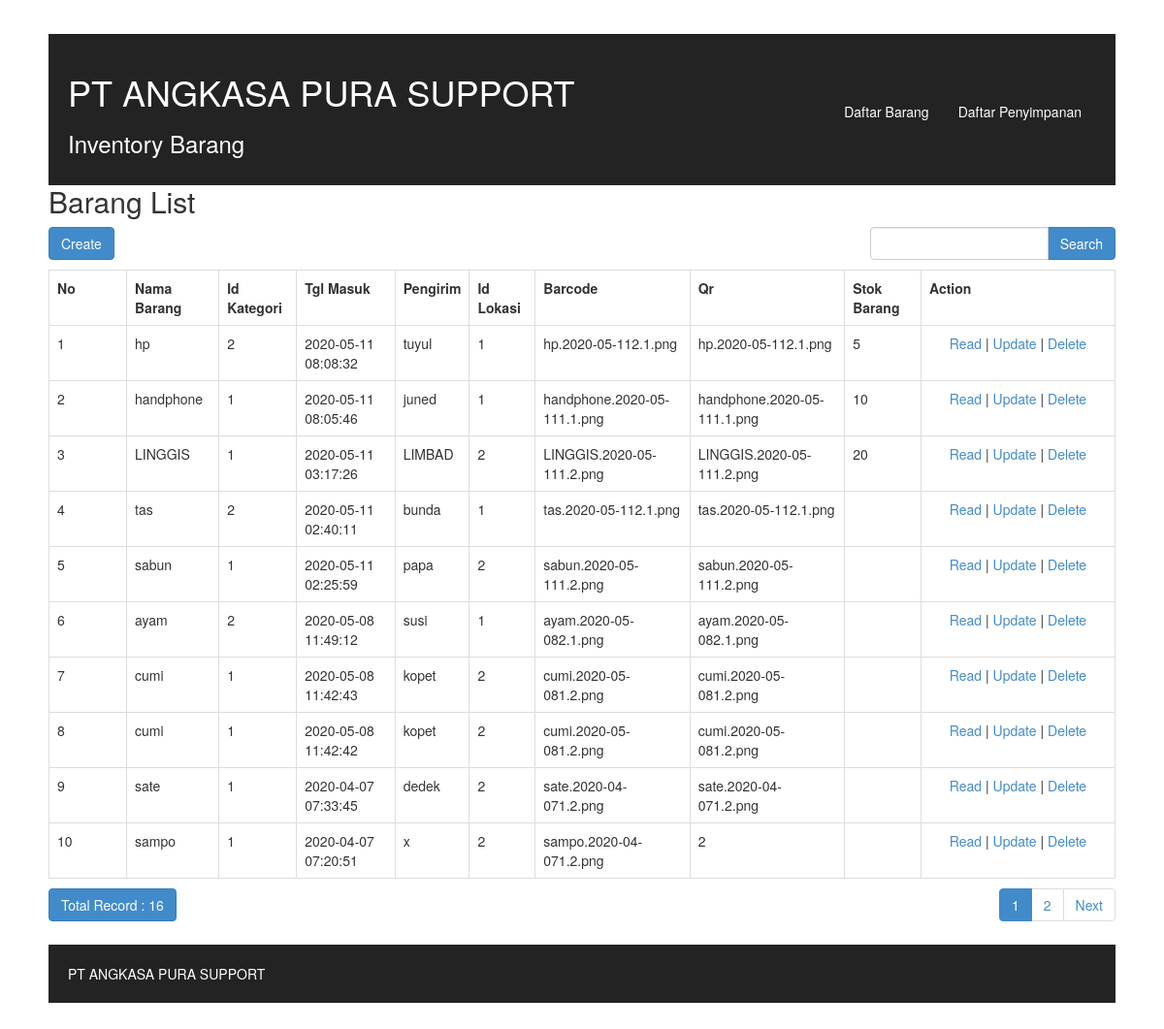
Before: / with the older database file.
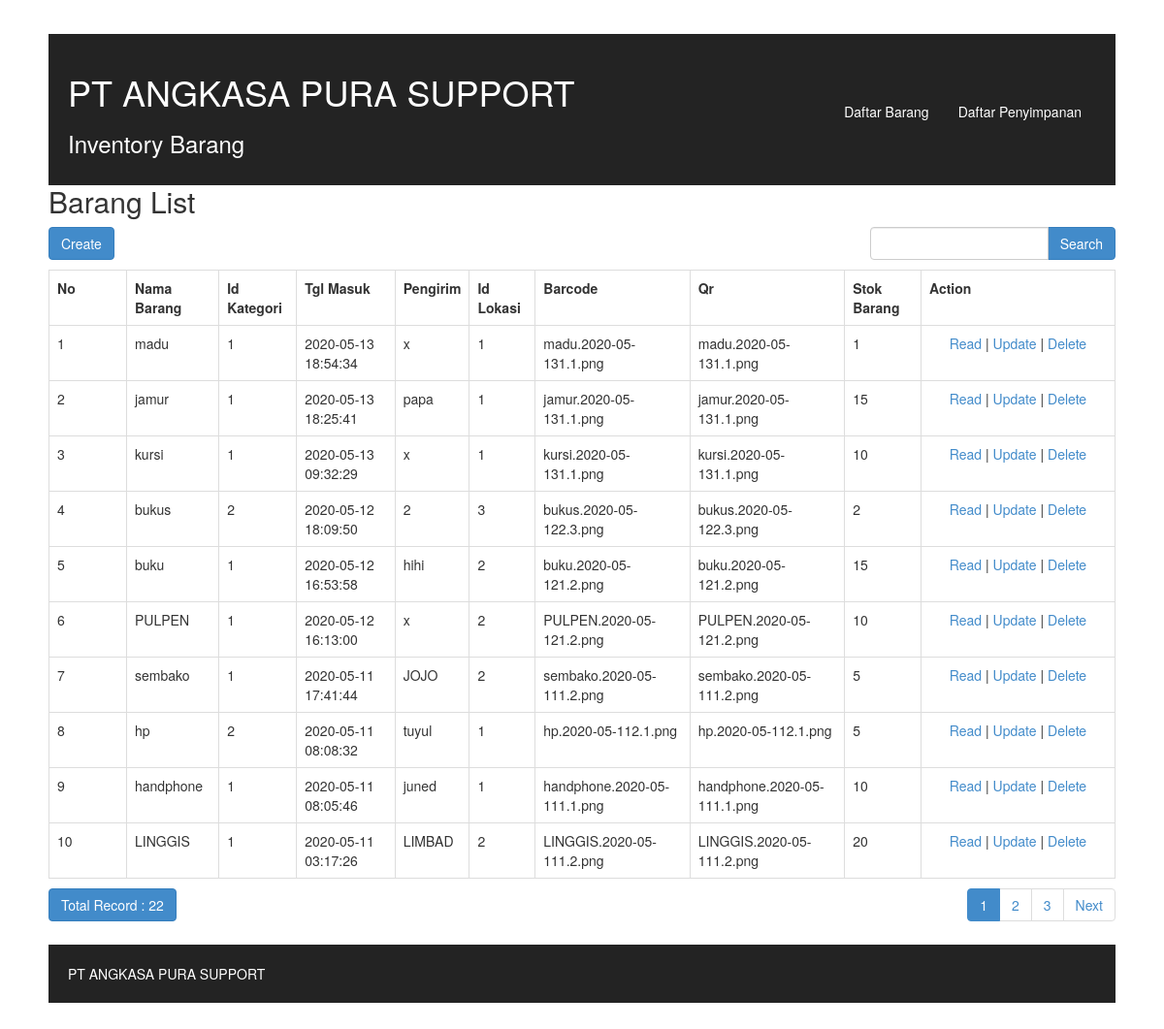
After: the same page with the newer database file.
### tables this page shows
CREATE TABLE `barang` (
  `id_barang` int(10) NOT NULL,
  `nama_barang` varchar(50) NOT NULL,
  `id_kategori` int(10) NOT NULL,
  `tgl_masuk` datetime NOT NULL,
  `pengirim` varchar(50) NOT NULL,
  `id_lokasi` int(10) NOT NULL,
  `barcode` varchar(100) NOT NULL,
  `qr` varchar(100) NOT NULL,
  `stok` int(100) DEFAULT NULL,
  `satuan` varchar(100) NOT NULL,
  `fungsi` varchar(100) NOT NULL
);

### application/controllers/Barang.php (called while the page is built, shortened)
<?php
class Barang extends CI_Controller
{
    function __construct()
    {
        $this->load->model('Barang_model');
        $this->load->library('form_validation');
        $this->load->helper('url');
    }
    public function index()
    {
        $this->load->view('v_header');
        $q = urldecode($this->input->get('q', TRUE));
        $start = intval($this->input->get('start'));
        if ($q <> '') {
            $config['base_url'] = base_url() . 'barang/index.html?q=' . urlencode($q);
            $config['first_url'] = base_url() . 'barang/index.html?q=' . urlencode($q);
        } else {
            $config['base_url'] = base_url() . 'barang/index.html';
            $config['first_url'] = base_url() . 'barang/index.html';
        }
        $config['per_page'] = 10;
        $config['page_query_string'] = TRUE;
        $config['total_rows'] = $this->Barang_model->total_rows($q);
        $barang = $this->Barang_model->get_limit_data($config['per_page'], $start, $q);
        $this->load->library('pagination');
        $this->pagination->initialize($config);
        $data = array(
            'barang_data' => $barang,
            'q' => $q,
            'pagination' => $this->pagination->create_links(),
            'total_rows' => $config['total_rows'],
            'start' => $start,
        );
        $this->load->view('barang/barang_list', $data);
        $this->load->view('v_footer');
    }
}

### index.php (called while the page is built, shortened)
<?php
require_once BASEPATH.'core/CodeIgniter.php';

### application/config/config.php (called while the page is built, shortened)
<?php
$config['base_url'] = 'http://localhost/project2/';
$config['index_page'] = '';
$config['uri_protocol']	= 'REQUEST_URI';
$config['url_suffix'] = '';
$config['language']	= 'english';
$config['charset'] = 'UTF-8';
$config['enable_hooks'] = FALSE;
$config['subclass_prefix'] = 'MY_';
$config['composer_autoload'] = FALSE;
$config['permitted_uri_chars'] = 'a-z 0-9~%.:_\-';
$config['enable_query_strings'] = FALSE;
$config['controller_trigger'] = 'c';
$config['function_trigger'] = 'm';
$config['directory_trigger'] = 'd';
$config['allow_get_array'] = TRUE;
$config['log_threshold'] = 0;
$config['log_path'] = '';
$config['log_file_extension'] = '';
$config['log_file_permissions'] = 0644;
$config['log_date_format'] = 'Y-m-d H:i:s';
$config['error_views_path'] = '';
$config['cache_path'] = '';
$config['cache_query_string'] = FALSE;
$config['encryption_key'] = '';
$config['sess_driver'] = 'files';
$config['sess_cookie_name'] = 'ci_session';
$config['sess_expiration'] = 7200;
$config['sess_save_path'] = NULL;
$config['sess_match_ip'] = FALSE;
$config['sess_time_to_update'] = 300;
$config['sess_regenerate_destroy'] = FALSE;
$config['cookie_prefix']	= '';
$config['cookie_domain']	= '';
$config['cookie_path']		= '/';
$config['cookie_secure']	= FALSE;
$config['cookie_httponly'] 	= FALSE;
$config['standardize_newlines'] = FALSE;
$config['global_xss_filtering'] = FALSE;
$config['csrf_protection'] = FALSE;
$config['csrf_token_name'] = 'csrf_test_name';
$config['csrf_cookie_name'] = 'csrf_cookie_name';
$config['csrf_expire'] = 7200;
$config['csrf_regenerate'] = TRUE;
$config['csrf_exclude_uris'] = array();
$config['compress_output'] = FALSE;
$config['time_reference'] = 'local';
$config['rewrite_short_tags'] = FALSE;
$config['proxy_ips'] = '';

### application/models/Barang_model.php (called while the page is built, shortened)
<?php
class Barang_model extends CI_Model
{
    public $table = 'barang';
    public $id = 'id_barang';
    public $order = 'DESC';
    function total_rows($q = NULL) {
        $this->db->like('id_barang', $q);
	$this->db->or_like('nama_barang', $q);
	$this->db->or_like('id_kategori', $q);
	$this->db->or_like('tgl_masuk', $q);
	$this->db->or_like('pengirim', $q);
	$this->db->or_like('id_lokasi', $q);
	$this->db->or_like('barcode', $q);
	$this->db->or_like('qr', $q);
    $this->db->or_like('stok', $q);
	$this->db->from($this->table);
        return $this->db->count_all_results();
    }
    function get_limit_data($limit, $start = 0, $q = NULL) {
        $this->db->order_by($this->id, $this->order);
        $this->db->like('id_barang', $q);
	$this->db->or_like('nama_barang', $q);
	$this->db->or_like('id_kategori', $q);
	$this->db->or_like('tgl_masuk', $q);
	$this->db->or_like('pengirim', $q);
	$this->db->or_like('id_lokasi', $q);
	$this->db->or_like('barcode', $q);
	$this->db->or_like('qr', $q);
    $this->db->or_like('stok', $q);
	$this->db->limit($limit, $start);
        return $this->db->get($this->table)->result();
    }
}

### application/views/barang/barang_list.php (the view, shortened to what the changed rows need)
<!doctype html>
<html>
    <head>
        <link rel="stylesheet" href="<?php echo base_url('assets/bootstrap/css/bootstrap.min.css') ?>"/>
    </head>
    <body>
        <h2 style="margin-top:0px">Barang List</h2>
        <table class="table table-bordered" style="margin-bottom: 10px">
            <tr>
                <th>No</th>
		<th>Nama Barang</th>
		<th>Id Kategori</th>
		<th>Tgl Masuk</th>
		<th>Pengirim</th>
		<th>Id Lokasi</th>
		<th>Barcode</th>
		<th>Qr</th>
        <th>Stok Barang</th>
		<th>Action</th>
            </tr><?php
            foreach ($barang_data as $barang)
            {
                ?>
                <tr>
			<td width="80px"><?php echo ++$start ?></td>
			<td><?php echo $barang->nama_barang ?></td>
			<td><?php echo $barang->id_kategori ?></td>
			<td><?php echo $barang->tgl_masuk ?></td>
			<td><?php echo $barang->pengirim ?></td>
			<td><?php echo $barang->id_lokasi ?></td>
			<td><?php echo $barang->barcode ?></td>
			<td><?php echo $barang->qr ?></td>
            <td><?php echo $barang->stok ?></td>
			<td style="text-align:center" width="200px">
				<?php
				echo anchor(site_url('barang/read/'.$barang->id_barang),'Read');
				echo ' | ';
				echo anchor(site_url('barang/update/'.$barang->id_barang),'Update');
				echo ' | ';
				echo anchor(site_url('barang/delete/'.$barang->id_barang),'Delete','onclick="javasciprt: return confirm(\'Are You Sure ?\')"');
				?>
			</td>
		</tr>
                <?php
            }
            ?>
        </table>
        <div class="row">
            <div class="col-md-6">
                <a href="#" class="btn btn-primary">Total Record : <?php echo $total_rows ?></a>
	    </div>
            <div class="col-md-6 text-right">
                <?php echo $pagination ?>
            </div>
        </div>
    </body>
</html>

Changed rows visible on the page:
no longer on this page (row edited): barang: nama_barang "tas", id_kategori "2", tgl_masuk "2020-05-11 02:40:11", pengirim "bunda", id_lokasi "1", barcode "tas.2020-05-112.1.png", qr "tas.2020-05-112.1.png", id_barang "Read", id_barang "Update", id_barang "Delete"
no longer on this page (row edited): barang: nama_barang "sabun", id_kategori "1", tgl_masuk "2020-05-11 02:25:59", pengirim "papa", id_lokasi "2", barcode "sabun.2020-05-111.2.png", qr "sabun.2020-05-111.2.png", id_barang "Read", id_barang "Update", id_barang "Delete"
no longer on this page (row edited): barang: nama_barang "ayam", id_kategori "2", tgl_masuk "2020-05-08 11:49:12", pengirim "susi", id_lokasi "1", barcode "ayam.2020-05-082.1.png", qr "ayam.2020-05-082.1.png", id_barang "Read", id_barang "Update", id_barang "Delete"
no longer on this page (row edited): barang: nama_barang "cumi", id_kategori "1", tgl_masuk "2020-05-08 11:42:43", pengirim "kopet", id_lokasi "2", barcode "cumi.2020-05-081.2.png", qr "cumi.2020-05-081.2.png", id_barang "Read", id_barang "Update", id_barang "Delete"
no longer on this page (row edited): barang: nama_barang "cumi", id_kategori "1", tgl_masuk "2020-05-08 11:42:42", pengirim "kopet", id_lokasi "2", barcode "cumi.2020-05-081.2.png", qr "cumi.2020-05-081.2.png", id_barang "Read", id_barang "Update", id_barang "Delete"
no longer on this page (row edited): barang: nama_barang "sate", id_kategori "1", tgl_masuk "2020-04-07 07:33:45", pengirim "dedek", id_lokasi "2", barcode "sate.2020-04-071.2.png", qr "sate.2020-04-071.2.png", id_barang "Read", id_barang "Update", id_barang "Delete"
no longer on this page (row edited): barang: nama_barang "sampo", id_kategori "1", tgl_masuk "2020-04-07 07:20:51", pengirim "x", id_lokasi "2", barcode "sampo.2020-04-071.2.png", qr "2", id_barang "Read", id_barang "Update", id_barang "Delete"
added barang: nama_barang "madu", id_kategori "1", tgl_masuk "2020-05-13 18:54:34", pengirim "x", id_lokasi "1", barcode "madu.2020-05-131.1.png", qr "madu.2020-05-131.1.png", stok "1", id_barang "Read", id_barang "Update", id_barang "Delete"
added barang: nama_barang "jamur", id_kategori "1", tgl_masuk "2020-05-13 18:25:41", pengirim "papa", id_lokasi "1", barcode "jamur.2020-05-131.1.png", qr "jamur.2020-05-131.1.png", stok "15", id_barang "Read", id_barang "Update", id_barang "Delete"
added barang: nama_barang "kursi", id_kategori "1", tgl_masuk "2020-05-13 09:32:29", pengirim "x", id_lokasi "1", barcode "kursi.2020-05-131.1.png", qr "kursi.2020-05-131.1.png", stok "10", id_barang "Read", id_barang "Update", id_barang "Delete"
added barang: nama_barang "bukus", id_kategori "2", tgl_masuk "2020-05-12 18:09:50", pengirim "2", id_lokasi "3", barcode "bukus.2020-05-122.3.png", qr "bukus.2020-05-122.3.png", stok "2", id_barang "Read", id_barang "Update", id_barang "Delete"
added barang: nama_barang "buku", id_kategori "1", tgl_masuk "2020-05-12 16:53:58", pengirim "hihi", id_lokasi "2", barcode "buku.2020-05-121.2.png", qr "buku.2020-05-121.2.png", stok "15", id_barang "Read", id_barang "Update", id_barang "Delete"
added barang: nama_barang "PULPEN", id_kategori "1", tgl_masuk "2020-05-12 16:13:00", pengirim "x", id_lokasi "2", barcode "PULPEN.2020-05-121.2.png", qr "PULPEN.2020-05-121.2.png", stok "10", id_barang "Read", id_barang "Update", id_barang "Delete"
added barang: nama_barang "sembako", id_kategori "1", tgl_masuk "2020-05-11 17:41:44", pengirim "JOJO", id_lokasi "2", barcode "sembako.2020-05-111.2.png", qr "sembako.2020-05-111.2.png", stok "5", id_barang "Read", id_barang "Update", id_barang "Delete"
Other visible differences:
$total_rows: "16" → "22"
$pagination: "1 2 Next" → "1 2 3 Next"
